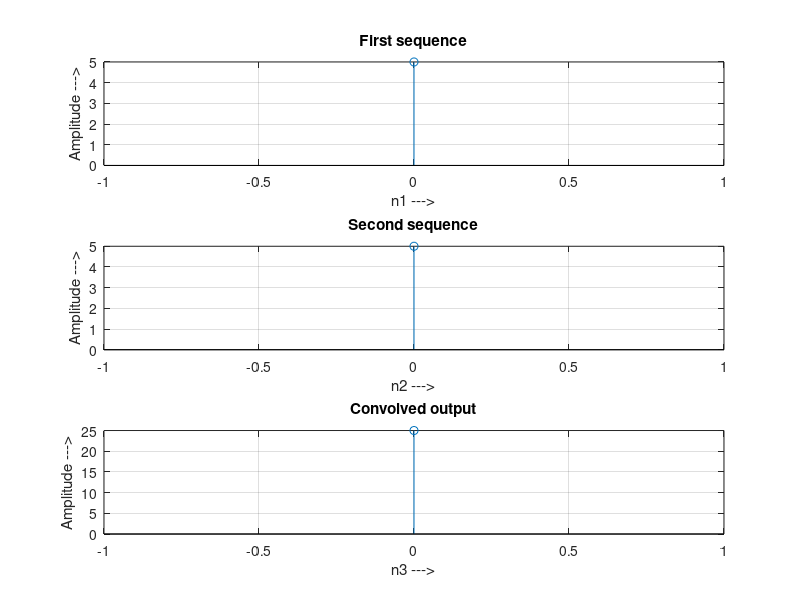

Source code (MATLAB):
clc;
clear;
close all;
 
x1 = input('Enter the first sequence x1(n) = ');
x2 = input('Enter the second sequence x2(n) = ');
 
L = length(x1);
M = length(x2);
N = L + M - 1;
 
yn = conv(x1, x2);
 
disp('The values of yn are= ');
disp(yn);
 
n1 = 0:L-1;
subplot(3,1,1);
stem(n1, x1);
grid on;
xlabel('n1 --->');
ylabel('Amplitude --->');
title('First sequence');
 
n2 = 0:M-1;
subplot(3,1,2);
stem(n2, x2);
grid on;
xlabel('n2 --->');
ylabel('Amplitude --->');
title('Second sequence');
 
n3 = 0:N-1;
subplot(3,1,3);
stem(n3, yn);
grid on;
xlabel('n3 --->');
ylabel('Amplitude --->');
title('Convolved output');
